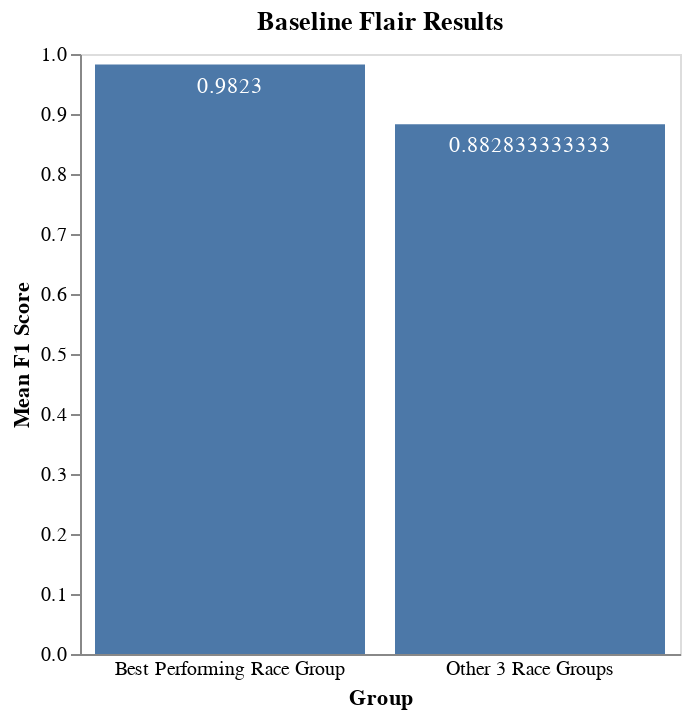

The notebook cell this image was saved under:
### Code cell
plot_breakdown(flair_baseline_results, "Baseline Flair Results")

### Figure 1 — Vega-Lite specification as saved in the notebook (floating-point values rounded to 4 significant figures)
{"config": {"view": {"continuousWidth": 400, "continuousHeight": 300}, "axis": {"grid": false}}, "layer": [{"mark": "bar", "encoding": {"x": {"type": "ordinal", "axis": {"labelAngle": 0, "ticks": false}, "field": "Group", "sort": {"encoding": "y", "order": "descending"}}, "y": {"type": "quantitative", "axis": {"labelAngle": 0}, "field": "Mean F1 Score"}}, "height": 300, "title": "Baseline Flair Results", "width": 300}, {"mark": {"type": "text", "align": "center", "baseline": "top", "color": "white", "dy": 5}, "encoding": {"text": {"type": "quantitative", "field": "Mean F1 Score"}, "x": {"type": "ordinal", "axis": {"labelAngle": 0, "ticks": false}, "field": "Group", "sort": {"encoding": "y", "order": "descending"}}, "y": {"type": "quantitative", "axis": {"labelAngle": 0}, "field": "Mean F1 Score"}}, "height": 300, "title": "Baseline Flair Results", "width": 300}], "data": {"name": "data-6e2b8e571a5001a0e8f6bb1864f45e3e"}, "height": 300, "title": "Baseline Flair Results", "width": 300, "$schema": "https://vega.github.io/schema/vega-lite/v4.8.1.json", "datasets": {"data-6e2b8e571a5001a0e8f6bb1864f45e3e": [{"Group": "Best Performing Race Group", "F1 Score": null, "Mean F1 Score": 0.9823}, {"Group": "Other 3 Race Groups", "F1 Score": null, "Mean F1 Score": 0.8828}]}}
